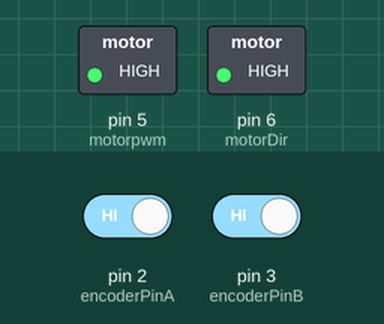
This sketch was run on a simulated Arduino Uno, built with avr-gcc and run on an emulated ATmega328P. Shown: switched loads named in the sketch (green lamp = pin HIGH). Inputs (shaded band) come from the test bench; at power-on: pin 2 (encoderPinA) HIGH, pin 3 (encoderPinB) HIGH. What the sketch prints to the serial monitor is not drawn.

Above: at 0.1 s.
Timing chart, 0 to 1.6 s (numbered marks = the images above):
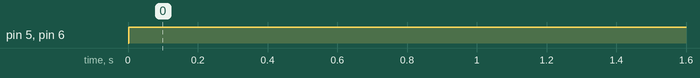

Measured:
- by itself, pin 5 (motorpwm), pin 6 (motorDir): LOW → HIGH at 0.00 s

The sketch:

pid_test_speed.ino
```cpp
#define motorDir 6
#define motorpwm 5
#define encoderPinA 2
#define encoderPinB 3


//variables de ROs
float vx=0;
float w=0;

//  Encoder
volatile long  encoderValue = 0;
int counts = 8400;  // Encoder Pulse per revolution.
int angle = 360; // Maximum degree of motion.


//Define Variables we'll be connecting to
double input = 0, output = 0, setpoint = 0;
double integral = 0, previous_error = 0;
double dt = 0.001;  // Sampling time in seconds
unsigned long previousTime=0;

//Specify the links and initial tuning parameters
double kp = 440 , ki = 800 ;
float kd = 0.5;             // modify for optimal performance


void setup() {
  Serial.begin(9600);

  pinMode (encoderPinA, INPUT_PULLUP);
  pinMode (encoderPinB, INPUT_PULLUP);
  attachInterrupt (digitalPinToInterrupt (encoderPinA), readEncoderA, CHANGE);
  attachInterrupt (digitalPinToInterrupt (encoderPinB), readEncoderB, CHANGE);

  pinMode(motorDir, OUTPUT);
  pinMode(motorpwm, OUTPUT);

  TCCR1B = TCCR1B & 0b11111000 | 1;


  // Set initial values
  input = 0;
  output = 0;
  setpoint = 2.6; //velocity rad/seg max 2.6
  //maximo sin carga 7.9 rad/seg or 76rpm.

}

void loop() {
  unsigned long currentTime = millis();
  double elapsedTime = (double)(currentTime - previousTime) / 1000.0;  // Convert to seconds

  //PID CONTROLLER


  if (elapsedTime >= dt) {

    previousTime = currentTime;

    input = (encoderValue / (double)counts) * 2 * PI * 60; //rad/seg del eje principal

    encoderValue=0; //velocidad
  }

  double error = setpoint - input;
  integral += error * elapsedTime;

  double derivative = (error - previous_error) / elapsedTime;


  output = kp * error + ki * integral + kd * derivative;
  previous_error = error;

  // Apply saturation limits
  if (output > 255) {
    output = 255;
  } else if (output < -255) {
    output = -255;
  }


  pwmOut(output);

  Serial.print(setpoint);
  Serial.print(",");
  Serial.println(input);
//  Serial.print(",");
//  Serial.println(output);
}


void readEncoderA()
{
  if (digitalRead(encoderPinA) != digitalRead(encoderPinB))
  {
    encoderValue++;
  }
  else
  {
    encoderValue--;
  }
}

void readEncoderB()
{
  if (digitalRead(encoderPinA) == digitalRead(encoderPinB))
  {
    encoderValue++;
  }
  else
  {
    encoderValue--;
  }
}

void forward () {
  digitalWrite(motorDir, HIGH);

}
void reverse () {
  digitalWrite(motorDir, LOW);

}


void pwmOut(int out) {
  if (out > 0) {  // if output > 0, move motor in forward direction
    analogWrite(motorpwm, out);
    forward();
  }
  else {  // if output < 0, move motor in reverse direction
    analogWrite(motorpwm, abs(out));
    reverse();
  }
}
```
